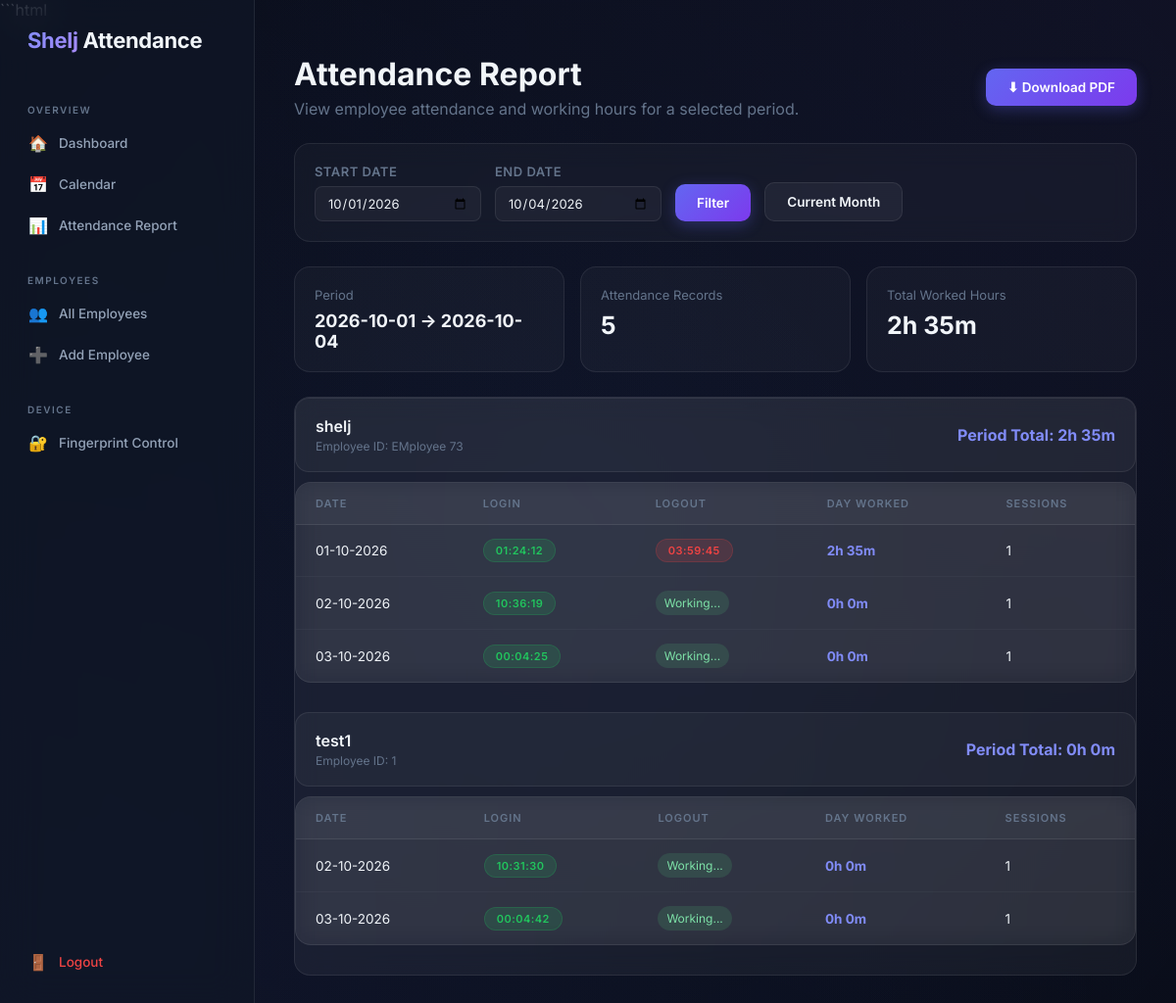
/api/report/ (signed in), run on the app's committed database.
### attendance/models.py (models this page shows, shortened)
class Employee(models.Model):
    name = models.CharField(max_length=150)
    employee_id = models.CharField(max_length=50, unique=True)
    fingerprint_id = models.CharField(max_length=100, unique=True)

### attendance/views.py (the view, shortened to what this page needs)
@login_required
def attendance_report(request):
    today = timezone.localdate()
    default_start = today.replace(day=1)
    default_end = today
    start_date = request.GET.get(
        "start_date",
        default_start.isoformat(),
    )
    end_date = request.GET.get(
        "end_date",
        default_end.isoformat(),
    )
    try:
        start = datetime.strptime(
            start_date,
            "%Y-%m-%d",
        ).date()
        end = datetime.strptime(
            end_date,
            "%Y-%m-%d",
        ).date()
    except (ValueError, TypeError):
        start = default_start
        end = default_end
        start_date = start.isoformat()
        end_date = end.isoformat()
    if start > end:
        start = default_start
        end = default_end
        start_date = start.isoformat()
        end_date = end.isoformat()
    sessions = (
        AttendanceSession.objects
        .filter(
            login_at__date__gte=start,
            login_at__date__lte=end,
        )
        .select_related("employee")
        .order_by(
            "login_at",
            "employee__name",
        )
    )
    now = timezone.now()
    daily_data = defaultdict(
        lambda: {
            "employee": None,
            "date": None,
            "login_at": None,
            "logout_at": None,
            "worked_intervals": [],
            "is_active": False,
            "sessions": 0,
        }
    )
    for session in sessions:
        if session.login_at is None:
            continue
        session_date = timezone.localtime(
            session.login_at
        ).date()
        key = (
            session_date,
            session.employee.id,
        )
        item = daily_data[key]
        item["employee"] = session.employee
        item["date"] = session_date
        item["sessions"] += 1
        if (
            item["login_at"] is None
            or session.login_at < item["login_at"]
        ):
            item["login_at"] = session.login_at
        login_at = session.login_at
        if login_at > now:
            continue
        if not session.logout_at:
            item["is_active"] = True
            item["logout_at"] = None
            continue
        logout_at = session.logout_at
        login_date = timezone.localtime(
            login_at
        ).date()
        logout_date = timezone.localtime(
            logout_at
        ).date()
        if logout_date != login_date:
            item["is_active"] = True
            item["logout_at"] = None
            continue
        if logout_at <= login_at:
            continue
        if (
            item["logout_at"] is None
            or logout_at > item["logout_at"]
        ):
            item["logout_at"] = logout_at
        item["worked_intervals"].append(
            (
                login_at,
                logout_at,
            )
        )
    report_data = []
    employee_totals = defaultdict(int)
    for item in daily_data.values():
        intervals = sorted(
            item["worked_intervals"],
            key=lambda x: x[0],
        )
        merged_intervals = []
        for start_time, end_time in intervals:
            if not merged_intervals:
                merged_intervals.append(
                    [start_time, end_time]
                )
                continue
        worked_seconds = sum(
            int(
                (end_time - start_time).total_seconds()
            )
            for start_time, end_time in merged_intervals
        )
        worked_seconds = max(
            0,
            worked_seconds,
        )
        item["worked_seconds"] = worked_seconds
        employee_id = item["employee"].id
        employee_totals[employee_id] += worked_seconds
    employees_data = defaultdict(list)
    for item in sorted(
        daily_data.values(),
        key=lambda x: (
            x["employee"].name.lower(),
            x["date"],
        ),
    ):
        worked_seconds = item.get(
            "worked_seconds",
            0,
        )
        worked_seconds = max(
            0,
            worked_seconds,
        )
        hours = worked_seconds // 3600
        minutes = (
            worked_seconds % 3600
        ) // 60
        employees_data[
            item["employee"].id
        ].append({
            "employee": item["employee"],
            "date": item["date"],
            "login_at": (
                timezone.localtime(
                    item["login_at"]
                )
                if item["login_at"]
                else None
            ),
            "logout_at": (
                timezone.localtime(
                    item["logout_at"]
                )
                if item["logout_at"]
                else None
            ),
            "worked_seconds": worked_seconds,
            "worked_hours": (
                f"{hours}h {minutes}m"
            ),
            "sessions": item["sessions"],
            "is_active": item["is_active"],
        })
    report_data = []
    for employee_id, records in employees_data.items():
        employee = records[0]["employee"]
        total_seconds = sum(
            record["worked_seconds"]
            for record in records
        )
        total_hours = total_seconds // 3600
        total_minutes = (
            total_seconds % 3600
        ) // 60
        report_data.append({
            "employee": employee,
            "records": records,
            "total_seconds": total_seconds,
            "employee_total": (
                f"{total_hours}h "
                f"{total_minutes}m"
            ),
        })
    grand_total_seconds = sum(
        item["total_seconds"]
        for item in report_data
    )
    grand_hours = (
        grand_total_seconds // 3600
    )
    grand_minutes = (
        grand_total_seconds % 3600
    ) // 60
    grand_total = (
        f"{grand_hours}h "
        f"{grand_minutes}m"
    )
    for item in report_data:
        total_seconds = employee_totals[
            item["employee"].id
        ]
        hours = total_seconds // 3600
        minutes = (
            total_seconds % 3600
        ) // 60
        item["employee_total"] = (
            f"{hours}h {minutes}m"
        )
    grand_total_seconds = sum(
        employee_totals.values()
    )
    grand_hours = (
        grand_total_seconds // 3600
    )
    grand_minutes = (
        grand_total_seconds % 3600
    ) // 60
    grand_total = (
        f"{grand_hours}h "
        f"{grand_minutes}m"
    )
    return render(
        request,
        "attendance/report.html",
        {
            "report_data": report_data,
            "start_date": start_date,
            "end_date": end_date,
            "total_records": sum(
                len(item["records"])
                for item in report_data
            ),
            "grand_total": grand_total,
        },
    )

### attendance/context_processors.py (called while the page is built)
def device_status(request):
    device = (
        AttendanceDevice.objects
        .filter(is_active=True)
        .first()
    )
    return {
        "device": device,
    }

### attendance/templates/attendance/report.html (shortened to what this page needs)
{% extends "attendance/base.html" %}
{% block content %}
<div class="report-header">
    <div>
        <h1>Attendance Report</h1>
        <p>
            View employee attendance and working hours
            for a selected period.
        </p>
    </div>
    <div class="report-actions">
        <a
            href="{% url 'attendance_report_pdf' %}?start_date={{ start_date }}&end_date={{ end_date }}"
            class="btn btn-primary"
            id="btn-download-pdf"
        >
            ⬇ Download PDF
        </a>
    </div>
</div>
<form
    method="get"
    class="filter-bar"
    id="report-filter-form"
>
    <div class="filter-group">
        <label for="start_date">
            Start Date
        </label>
        <input
            type="date"
            name="start_date"
            id="start_date"
            value="{{ start_date }}"
            required
        >
    </div>
    <div class="filter-group">
        <label for="end_date">
            End Date
        </label>
        <input
            type="date"
            name="end_date"
            id="end_date"
            value="{{ end_date }}"
            required
        >
    </div>
    <button
        type="submit"
        class="btn btn-primary"
        id="btn-filter"
    >
        Filter
    </button>
    <a
        href="{% url 'attendance_report' %}"
        class="btn btn-secondary"
        id="btn-clear-filter"
    >
        Current Month
    </a>
</form>
<div class="report-summary">
    <div class="report-stat">
        <div class="report-stat-label">
            Period
        </div>
        <div
            class="report-stat-value"
            style="font-size: 18px;"
        >
            {{ start_date }}
            →
            {{ end_date }}
        </div>
    </div>
    <div class="report-stat">
        <div class="report-stat-label">
            Attendance Records
        </div>
        <div class="report-stat-value">
            {{ total_records }}
        </div>
    </div>
    <div class="report-stat">
        <div class="report-stat-label">
            Total Worked Hours
        </div>
        <div class="report-stat-value">
            {{ grand_total }}
        </div>
    </div>
</div>
<div class="glass-table-wrap">
    {% if report_data %}
        {% for employee_data in report_data %}
            <div class="employee-report-section">
                <div class="employee-report-header">
                    <div>
                        <div class="employee-name">
                            {{ employee_data.employee.name }}
                        </div>
                        <div class="employee-id">
                            Employee ID:
                            {{ employee_data.employee.employee_id }}
                        </div>
                    </div>
                    <div class="employee-period-total">
                        Period Total:
                        {{ employee_data.employee_total }}
                    </div>
                </div>
                <div class="glass-table-wrap">
                    <table class="glass-table">
                        <thead>
                            <tr>
                                <th>Date</th>
                                <th>Login</th>
                                <th>Logout</th>
                                <th>Day Worked</th>
                                <th>Sessions</th>
                            </tr>
                        </thead>
                        <tbody>
                            {% for item in employee_data.records %}
                                <tr>
                                    <td class="date-cell">
                                        {{ item.date|date:"d-m-Y" }}
                                    </td>
                                    <td class="time-cell">
                                        {% if item.login_at %}
                                            <span class="badge badge-login">
                                                {{ item.login_at|date:"H\:i:s" }}
                                            </span>
                                        {% else %}
                                            —
                                        {% endif %}
                                    </td>
                                    <td class="time-cell">
                                        {% if item.logout_at %}
                                            <span class="badge badge-logout">
                                                {{ item.logout_at|date:"H\:i:s" }}
                                            </span>
                                        {% else %}
                                            <span class="working-badge">
                                                Working...
                                            </span>
                                        {% endif %}
                                    </td>
                                    <td class="total-cell">
                                        {{ item.worked_hours }}
                                    </td>
                                    <td>
                                        {{ item.sessions }}
                                    </td>
                                </tr>
                            {% endfor %}
                        </tbody>
                    </table>
                </div>
            </div>
        {% endfor %}
    {% endif %}
</div>
{% endblock %}

### attendance/templates/attendance/base.html (style rules this page uses)
*, *::before, *::after { box-sizing: border-box; margin: 0; padding: 0; }
:root { --bg-primary: #0a0e1a; --bg-secondary: #111827; --glass-bg: rgba(255, 255, 255, 0.05); --glass-border: rgba(255, 255, 255, 0.08); --glass-hover: rgba(255, 255, 255, 0.1); --glass-active: rgba(255, 255, 255, 0.15); --text-primary: #f1f5f9; --text-secondary: #94a3b8; --text-muted: #64748b; --accent: #6366f1; --accent-light: #818cf8; --accent-glow: rgba(99, 102, 241, 0.3); --success: #22c55e; --success-glow: rgba(34, 197, 94, 0.3); --danger: #ef4444; --danger-glow: rgba(239, 68, 68, 0.3); --warning: #f59e0b; --warning-glow: rgba(245, 158, 11, 0.3); --sidebar-width: 260px; --radius: 16px; --radius-sm: 10px; --transition: 0.2s cubic-bezier(0.4, 0, 0.2, 1); }
html { scroll-behavior: smooth; }
body { font-family: 'Inter', -apple-system, BlinkMacSystemFont, sans-serif; background: var(--bg-primary); color: var(--text-primary); min-height: 100vh; overflow-x: hidden; }
body::before { content: ''; position: fixed; top: -50%; left: -50%; width: 200%; height: 200%; background: radial-gradient(circle at 20% 80%, rgba(99, 102, 241, 0.08) 0%, transparent 50%), radial-gradient(circle at 80% 20%, rgba(139, 92, 246, 0.06) 0%, transparent 50%), radial-gradient(circle at 50% 50%, rgba(59, 130, 246, 0.04) 0%, transparent 50%); animation: bgShift 20s ease-in-out infinite; z-index: -1; }
.glass-table-wrap { background: var(--glass-bg); backdrop-filter: blur(12px); -webkit-backdrop-filter: blur(12px); border: 1px solid var(--glass-border); border-radius: var(--radius); overflow: hidden; }
.glass-table { width: 100%; border-collapse: collapse; }
.glass-table th, .glass-table td { padding: 14px 20px; text-align: left; font-size: 13.5px; }
.glass-table thead th { background: rgba(255, 255, 255, 0.03); color: var(--text-muted); font-weight: 600; font-size: 11px; text-transform: uppercase; letter-spacing: 1px; border-bottom: 1px solid var(--glass-border); }
.glass-table tbody tr { border-bottom: 1px solid rgba(255, 255, 255, 0.03); transition: var(--transition); }
.glass-table tbody tr:last-child { border-bottom: none; }
.badge { display: inline-flex; align-items: center; padding: 4px 12px; border-radius: 50px; font-size: 11px; font-weight: 600; text-transform: uppercase; letter-spacing: 0.5px; }
.badge-login { background: rgba(34, 197, 94, 0.15); color: var(--success); border: 1px solid rgba(34, 197, 94, 0.2); }
.badge-logout { background: rgba(239, 68, 68, 0.15); color: var(--danger); border: 1px solid rgba(239, 68, 68, 0.2); }
.btn { display: inline-flex; align-items: center; justify-content: center; gap: 8px; padding: 11px 22px; border: none; border-radius: var(--radius-sm); font-family: inherit; font-size: 13.5px; font-weight: 600; cursor: pointer; transition: var(--transition); text-decoration: none; }
.btn-primary { background: linear-gradient(135deg, var(--accent), #7c3aed); color: white; box-shadow: 0 4px 15px var(--accent-glow); }
.btn-secondary { background: var(--glass-bg); color: var(--text-primary); border: 1px solid var(--glass-border); }
.filter-bar { display: flex; align-items: center; gap: 12px; flex-wrap: wrap; padding: 18px 22px; background: var(--glass-bg); backdrop-filter: blur(12px); -webkit-backdrop-filter: blur(12px); border: 1px solid var(--glass-border); border-radius: var(--radius); margin-bottom: 20px; }
.filter-bar label { font-size: 12px; font-weight: 600; color: var(--text-secondary); text-transform: uppercase; letter-spacing: 0.5px; }
.filter-bar input[type="date"] { padding: 8px 12px; background: rgba(255, 255, 255, 0.04); border: 1px solid var(--glass-border); border-radius: 8px; color: var(--text-primary); font-family: inherit; font-size: 13px; outline: none; }

### data on the page
Employee: employee.name "shelj", employee.employee_id "EMployee 73", employee_total "2h 35m", date "01-10-2026", login_at "01:24:12", logout_at "03:59:45", worked_hours "2h 35m", sessions "1", date "02-10-2026", login_at "10:36:19", shows "Working...", worked_hours "0h 0m", date "03-10-2026", login_at "00:04:25"
Employee: employee.name "test1", employee.employee_id "1", employee_total "0h 0m", date "02-10-2026", login_at "10:31:30", shows "Working...", worked_hours "0h 0m", sessions "1", date "03-10-2026", login_at "00:04:42"

### other printed values
{{ start_date }} "2026-10-01"
{{ end_date }} "2026-10-04"
{{ total_records }} "5"
{{ grand_total }} "2h 35m"
